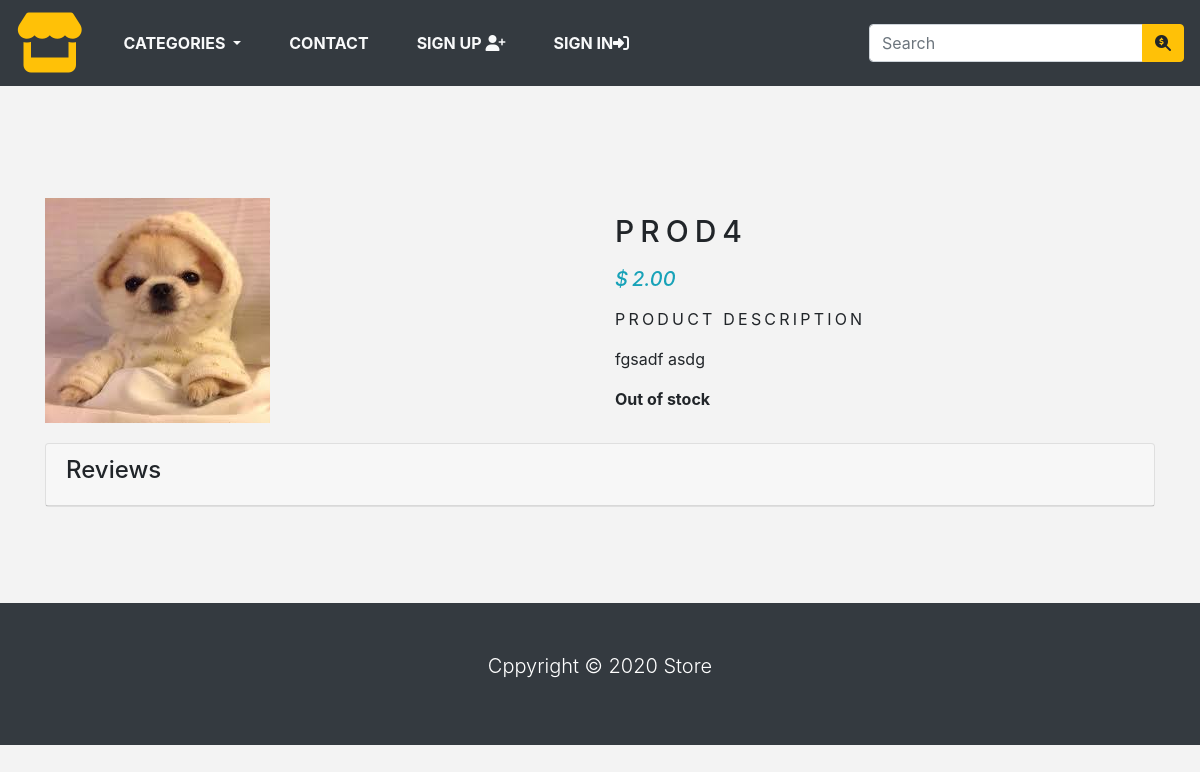
The page /category/k1/pr4 on the database as committed earlier.
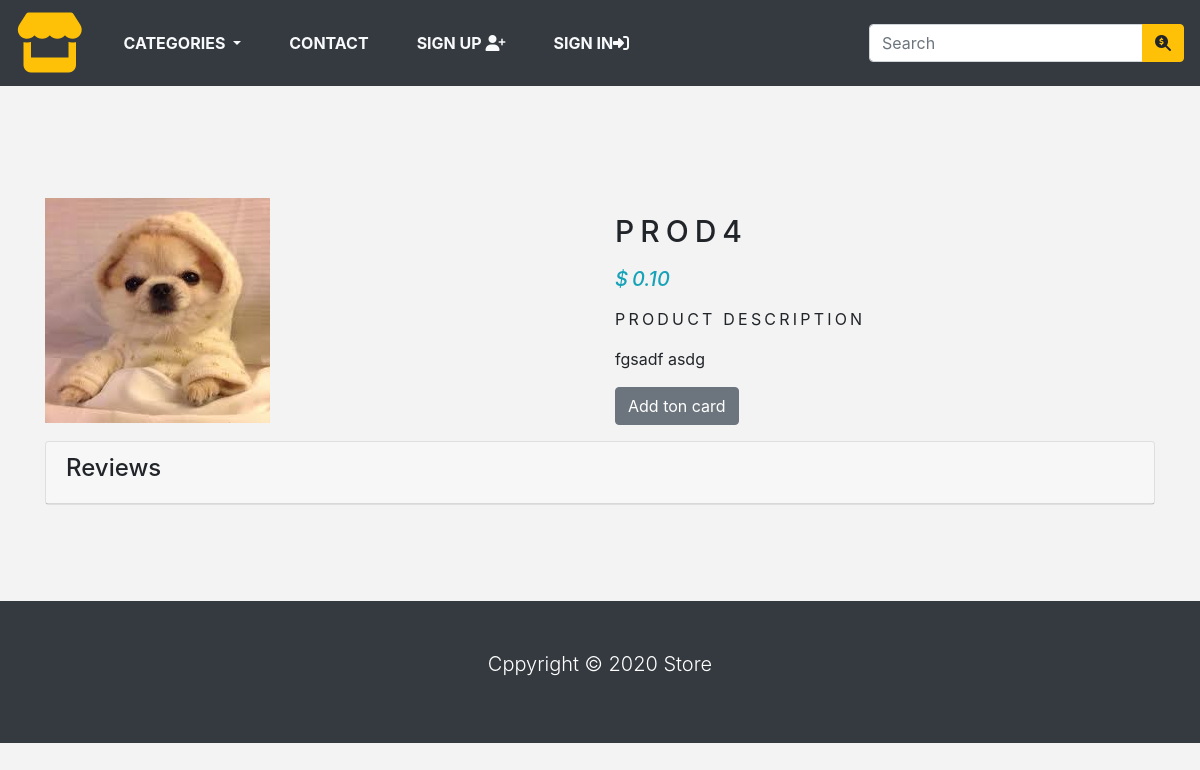
The same page on the database as committed later.
### store/models.py (models this page shows, shortened)
class Product(models.Model):
    name = models.CharField(max_length=250, unique=True)
    slug = models.SlugField(max_length=250, unique=True)
    description = models.TextField(blank=True)
    category = models.ForeignKey(Category, on_delete=models.CASCADE)
    price = models.DecimalField(max_digits=10, decimal_places=2)
    image = models.ImageField(upload_to='product', blank=True)
    stock = models.IntegerField()
    available = models.BooleanField(default=True)
    created = models.DateTimeField(auto_now_add=True)
    updated = models.DateTimeField(auto_now=True)
    class Meta:
        ordering = ('name',)
        verbose_name = 'product'
        verbose_name_plural = 'products'

### store/views.py (the view)
# urls.py: path('category/<slug:category_slug>/<slug:product_slug>', views.productPage, name='product_detail'),
def productPage(request, category_slug, product_slug):
    try:
        product = Product.objects.get(category__slug=category_slug, slug=product_slug)
    except Exception as e:
        raise e
    if request.method == "POST" and request.user.is_authenticated and request.POST['content'].strip() != '':
        Review.objects.create(product=product, user=request.user,content=request.POST['content'])
    reviews = Review.objects.filter(product=product)
    return render(request, 'product.html', {'product': product, 'reviews': reviews})

### store/context_processors.py (called while the page is built)
def counter(request):
    item_count = 0
    if 'admin' in request.path:
        return {}
    else:
        try:
            cart = Cart.objects.filter(cart_id=_cart_id(request))
            cart_items = CartItem.objects.all().filter(cart=cart[:1])
            for cart_item in cart_items:
                item_count += cart_item.quantity
        except Cart.DoesNotExist:
            item_count = 0
    return dict(item_count=item_count)

def menu_links(request):
    links = Category.objects.all()
    return dict(links=links)

### store/models.py (called while the page is built)
    def get_url(self):
        return reverse('products_by_category', args=[self.slug])

### store/views.py (called while the page is built)
def _cart_id(request):
    cart = request.session.session_key
    if not cart:
        cart = request.session.create()
    return cart

### templates/product.html (shortened to what this page needs)
{% extends 'base.html' %}
{% load static %}
{% block content %}
    <div class="container py-5">
        <div class="row mt-5">
            <div class="col-10 mx-auto col-md-6 my-3">
                <img src="{{ product.image.url }}" alt="">
            </div>
            <div class="col-10 mx-auto col-md-6 my-3">
                <div>
                    <h1 class="product_title">{{ product.name }}</h1>
                    <h5 class="text-info font-italic mb-3">
                        <span class="mr-1">$</span>{{ product.price }}
                    </h5>
                    <p class="product_description">Product description</p>
                    <p class="text-justify product_text">{{ product.description }}</p>
                    {% if product.stock <= 0 %}
                        <p class="text-justify product_text"><b>Out of stock</b></p>
                    {% else %}
                        <a href="{% url 'add_cart' product.id %}">
                            <button type="button" name="button" class="btn btn-secondary">
                                Add ton card
                            </button>
                        </a>
                    {% endif %}
                </div>
            </div>
        </div>
<div class="card" >
  <div class="card-header">
      <h4>Reviews</h4>
  </div>
</div>
    </div>
{% endblock %}

Rows that differ between the two databases and show on the page:
changed Product "PROD4": price "2.00" → "0.10"; stock 0 → 150 (drawn)
Other text that changed with them:
text no longer shown: "Out of stock"
text now shown: "Add ton card"
